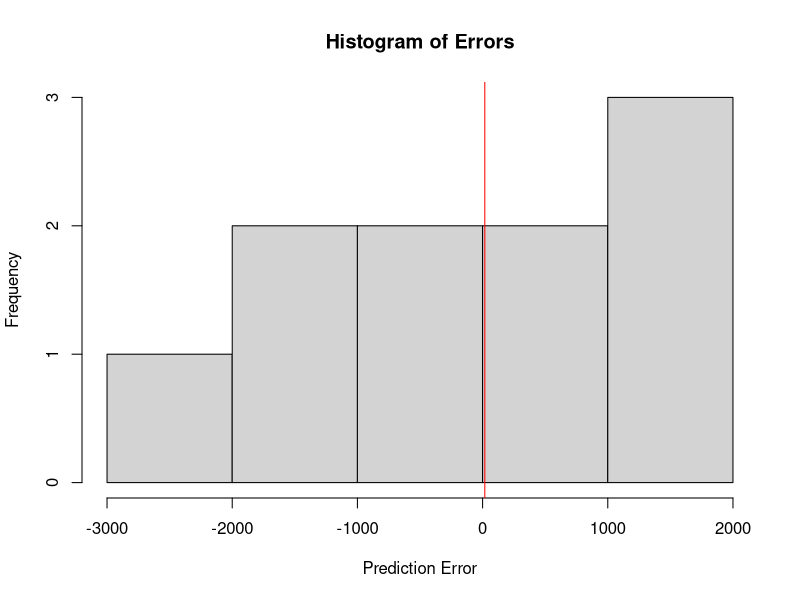
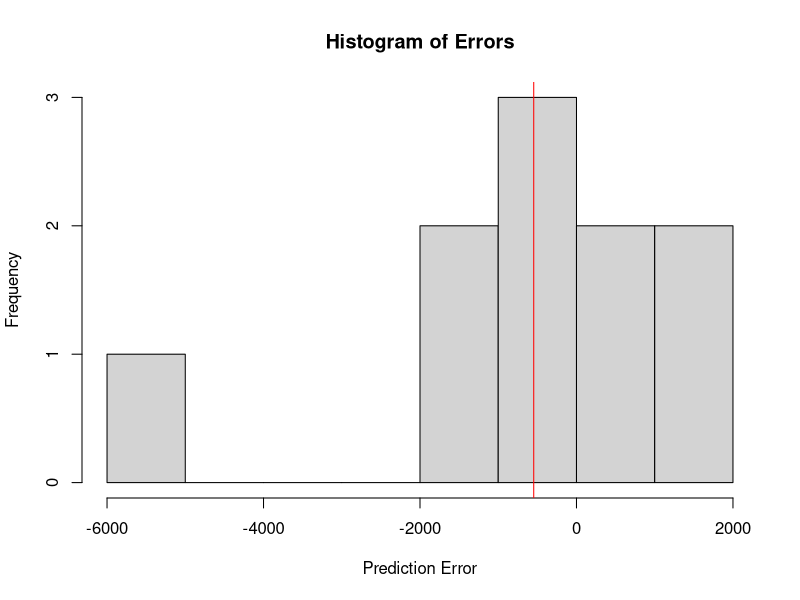
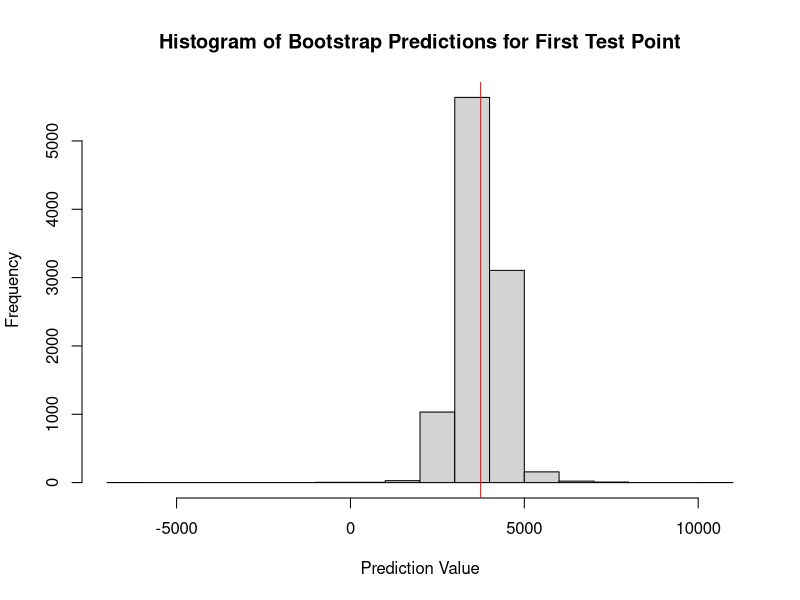

These figures' R source, in order:
# Load necessary libraries
library(dplyr) # Used for data manipulation
library(boot) # Used for bootstrap analysis

# Set seed for reproducibility
set.seed(16)

# Generate independent variables
n <- 50
x1 <- rnorm(n, mean = 20, sd = 1)
x2 <- rnorm(n, mean = 15, sd = 4)
x3 <- rnorm(n, mean = 10, sd = 3)
x4 <- rnorm(n, mean = 5, sd = 5)

# Generate dependent variable with a polynomial relationship
y <- 3 + 0.8*x1^2 + 0.8*x2^3 + 0.0053*x3^4 + 0.02*x4^5 + rnorm(n, mean = 0, sd = 5)

# Add an error term to x variables that scales with the corresponding y value
x1new <- x1 + rnorm(n, mean = 0, sd = 0.2 * abs(y))
x2new <- x2 + rnorm(n, mean = 0, sd = 0.2 * abs(y))
x3new <- x3 + rnorm(n, mean = 0, sd = 0.2 * abs(y))
x4new <- x4 + rnorm(n, mean = 0, sd = 0.2 * abs(y))

# Create a data frame
data <- data.frame(y, x1new, x2new, x3new, x4new)

# 5. Split into training and test data
set.seed(123)
trainindices <- sample(1:nrow(data), size = 0.8 * nrow(data))
traindata <- data[trainindices, ]
testdata <- data[-trainindices, ]

# 6. OLS model
olsmodel <- lm(y ~ I(x1new^2) + I(x2new^3) + I(x3new^4) + I(x4new^5), data = traindata)

# Get summary for OLS model to extract coefficient SE and CI
ols_summary <- summary(olsmodel)
ols_coefs <- ols_summary$coefficients

# Calculate Confidence Intervals for OLS coefficients
ols_confint <- confint(olsmodel)

# --- OLS R-squared ---
r_squared <- summary(olsmodel)$r.square

# OLS Prediction Errors
ols_preds_info <- predict(olsmodel, newdata = testdata, se.fit = TRUE, interval = "confidence")
olspreds <- ols_preds_info$fit[, "fit"]
olserrors <- olspreds - testdata$y
MBEOLS <- mean(olserrors)
RMSEOLS <- sqrt(mean(olserrors^2))


# 7. Define number of bootstrap simulations
n_simulations <- 10000

#Define coef function
coef_function <- function(data, indices) {
  d <- data[indices, ] 
  fit <- lm(y ~ I(x1new^2) + I(x2new^3) + I(x3new^4) + I(x4new^5), data = d)
  return(coef(fit))
}

# 8. Bootstrap model for coefficients, R-squared, and predictions
bootstrap_r_squared <- numeric(n_simulations)
bootstrappredictions <- matrix(NA, nrow = nrow(testdata), ncol = n_simulations)
bootstrap_coefs <- matrix(NA, nrow = length(coef(olsmodel)), ncol = n_simulations) # Initialize matrix for coefficients

for (i in 1:n_simulations) {
  indices <- sample(1:nrow(traindata), replace = TRUE)
  bootdata <- traindata[indices, ]
  
  bootmodel <- lm(y ~ I(x1new^2) + I(x2new^3) + I(x3new^4) + I(x4new^5), data = bootdata)
  
  # Store R-squared
  bootstrap_r_squared[i] <- summary(bootmodel)$r.squared
  
  # Store predictions
  bootstrappredictions[, i] <- predict(bootmodel, newdata = testdata)
  
  # Store coefficients from this bootstrap sample
  bootstrap_coefs[, i] <- coef(bootmodel)
}

# Calculate standard errors and confidence intervals for coefficients
bootstrap_coef_se <- apply(bootstrap_coefs, 1, sd)
bootstrap_coef_ci <- t(apply(bootstrap_coefs, 1, quantile, probs = c(0.025, 0.975)))

# Calculate mean predictions and errors for bootstrap
bootstrapmeanpreds <- rowMeans(bootstrappredictions)
bootstraperrors <- bootstrapmeanpreds - testdata$y
MBEBootstrap <- mean(bootstraperrors)
RMSEBootstrap <- sqrt(mean(bootstraperrors^2))

# Calculate mean R-squared from bootstrap simulations
mean_r_squared_boot <- mean(bootstrap_r_squared)

# --- Output ---
cat("\n--- OLS Model (Prediction Errors) ---\n")
cat("MBEOLS: ", round(MBEOLS, 4), "\n")
cat("RMSEOLS: ", round(RMSEOLS, 4), "\n")

cat("\n--- OLS Model (Coefficient Estimates) ---\n")
print(ols_coefs)
cat("\n--- OLS Model (95% Confidence Intervals for Coefficients) ---\n")
print(ols_confint)

cat("\n--- OLS Model (R-squared) ---\n")
cat("R-squared: ", round(r_squared, 4), "\n")

cat("\n--- Bootstrap Model (Prediction Errors) ---\n")
cat("MBEBootstrap: ", round(MBEBootstrap, 4), "\n")
cat("RMSEBootstrap: ", round(RMSEBootstrap, 4), "\n")

cat("\n--- Bootstrap Model (95% Confidence Intervals for Coefficients) ---\n")
print(bootstrap_coef_ci)
cat("\n--- Bootstrap Model (Standard Errors for Coefficients) ---\n")
print(bootstrap_coef_se)

cat("\n--- Bootstrap Model (R-squared) ---\n")
cat("Mean R-squared: ", round(mean_r_squared_boot, 4), "\n")

# Histograms

hist(bootstraperrors, main = "Histogram of Errors", xlab = "Prediction Error") 
abline(v = mean(bootstraperrors), col = "red") 

hist(olserrors, main = "Histogram of Errors", xlab = "Prediction Error")
abline(v = mean(olserrors), col = "red")

hist(bootstrappredictions[1,], main = "Histogram of Bootstrap Predictions for First Test Point", xlab = "Prediction Value")
abline(v = mean(bootstrappredictions[1,]), col = "red")
